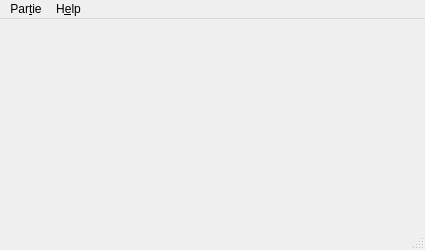
<?xml version="1.0" encoding="UTF-8"?>
<ui version="4.0">
 <class>MainWindow</class>
 <widget class="QMainWindow" name="MainWindow">
  <property name="geometry">
   <rect>
    <x>0</x>
    <y>0</y>
    <width>425</width>
    <height>250</height>
   </rect>
  </property>
  <property name="minimumSize">
   <size>
    <width>425</width>
    <height>250</height>
   </size>
  </property>
  <property name="maximumSize">
   <size>
    <width>425</width>
    <height>250</height>
   </size>
  </property>
  <property name="acceptDrops">
   <bool>false</bool>
  </property>
  <property name="windowTitle">
   <string>MainWindow</string>
  </property>
  <property name="windowIcon">
   <iconset>
    <normaloff>../../Téléchargements/loading.gif</normaloff>../../Téléchargements/loading.gif</iconset>
  </property>
  <widget class="QWidget" name="centralwidget">
   <widget class="QWidget" name="homeWidget" native="true">
    <property name="geometry">
     <rect>
      <x>-1</x>
      <y>-1</y>
      <width>431</width>
      <height>201</height>
     </rect>
    </property>
   </widget>
  </widget>
  <widget class="QMenuBar" name="menubar">
   <property name="geometry">
    <rect>
     <x>0</x>
     <y>0</y>
     <width>425</width>
     <height>20</height>
    </rect>
   </property>
   <widget class="QMenu" name="menuTrouve_le_mot_v_1">
    <property name="title">
     <string>Par&amp;tie</string>
    </property>
    <addaction name="home"/>
    <addaction name="pause"/>
    <addaction name="actionNouvelle_partie"/>
    <addaction name="actionScores"/>
   </widget>
   <widget class="QMenu" name="aboutf">
    <property name="title">
     <string>H&amp;elp</string>
    </property>
    <addaction name="about"/>
    <addaction name="actionComment_jouer"/>
   </widget>
   <addaction name="menuTrouve_le_mot_v_1"/>
   <addaction name="aboutf"/>
  </widget>
  <widget class="QStatusBar" name="statusbar"/>
  <action name="actionNouvelle_partie">
   <property name="text">
    <string>&amp;Nouvelle partie</string>
   </property>
  </action>
  <action name="actionScores">
   <property name="text">
    <string>Score&amp;s</string>
   </property>
  </action>
  <action name="actionMeilleur_score">
   <property name="text">
    <string>Meilleur score</string>
   </property>
  </action>
  <action name="pause">
   <property name="text">
    <string>Pa&amp;use</string>
   </property>
  </action>
  <action name="about">
   <property name="text">
    <string>A &amp;propos</string>
   </property>
  </action>
  <action name="home">
   <property name="text">
    <string>&amp;Accueil</string>
   </property>
   <property name="shortcut">
    <string comment="Ctrl+H" extracomment="Ctrl+H"/>
   </property>
   <property name="shortcutContext">
    <enum>Qt::ApplicationShortcut</enum>
   </property>
  </action>
  <action name="actionComment_jouer">
   <property name="text">
    <string>&amp;Comment jouer</string>
   </property>
  </action>
 </widget>
 <resources/>
 <connections/>
</ui>
